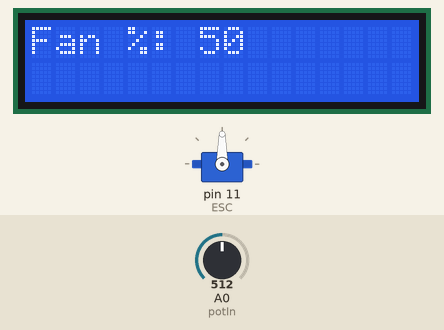
The sketch below on a simulated Arduino Uno, built with avr-gcc and run on an emulated ATmega328P. Shown: servo, 16×2 character LCD. The test bench sets the inputs (shaded band); at power-on: A0 (potIn) = 512. What the sketch prints to the serial monitor is not drawn.

Above: at 1.2 s.
1.3 s: A0 (potIn) set to 716
At 2.3 s:
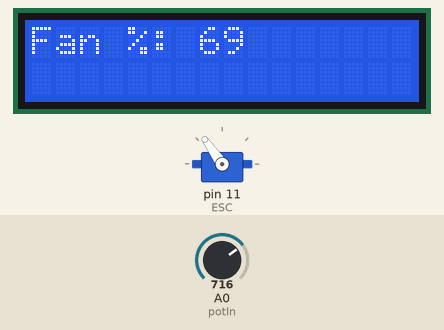
2.8 s: A0 (potIn) set to 900
At 3.3 s:
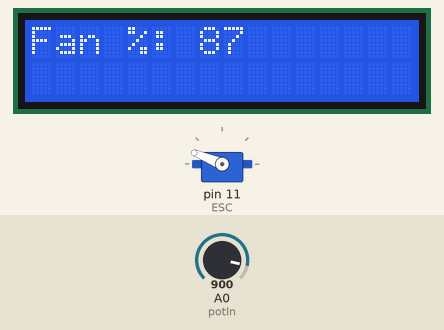
4.3 s: A0 (potIn) set to 1023
At 4.6 s:
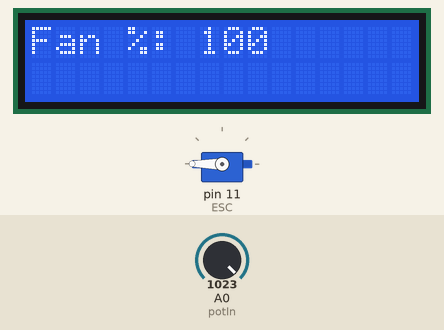
5.8 s: A0 (potIn) set to 306
At 6.8 s:
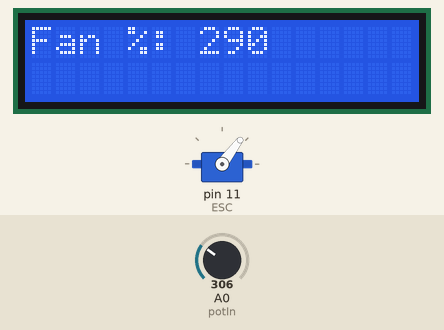
7.3 s: A0 (potIn) set to 122
At 8.0 s:
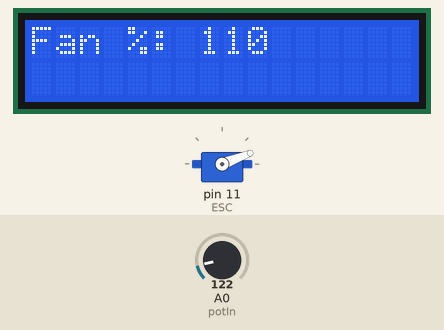
8.8 s: A0 (potIn) set to 0
At 9.2 s:
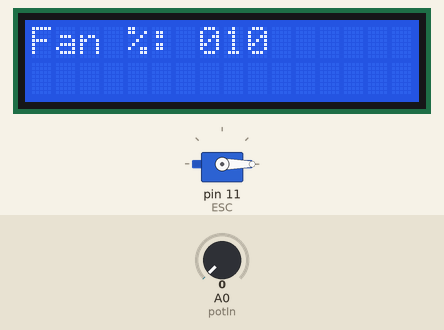
Timing chart, 0 to 11.3 s (numbered marks = the images above; inputs shaded):
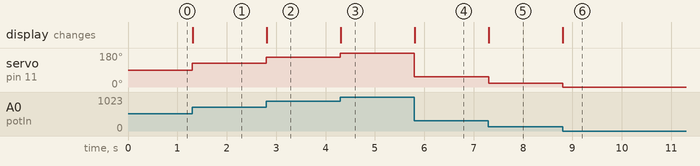

Measured:
- after the input at 1.3 s, servo on pin 11 (ESC): 90° → 125° at once; the display: changes at once (image 1)
- after the input at 2.8 s, servo on pin 11 (ESC): 125° → 158° at once; the display: changes at once (image 2)
- after the input at 4.3 s, servo on pin 11 (ESC): 158° → 180° at once; the display: changes at once (image 3)
- after the input at 5.8 s, servo on pin 11 (ESC): 180° → 53° at once; the display: changes at once (image 4)
- after the input at 7.3 s, servo on pin 11 (ESC): 53° → 21° at once; the display: changes at once (image 5)
- after the input at 8.8 s, servo on pin 11 (ESC): 21° → 0° at once; the display: changes at once (image 6)

The sketch:

MechatronicsESCController.ino
```cpp
/*
      Arduino Brushless Motor Control
   by Dejan, https://howtomechatronics.com
*/

#include <Servo.h>
#include <LiquidCrystal.h>

Servo ESC;     // create servo object to control the ESC
LiquidCrystal lcd(10, 9, 3, 5, 6, 9);

int potIn = A0;  // value from the analog pin

  float potValue;
  float potStat;

    void setup() {
    // Attach the ESC on pin 9
    ESC.attach(11,1000,2000); // (pin, min pulse width, max pulse width in microseconds)
    Serial.begin(9600);

    lcd.begin(16, 2);
    lcd.print("Fan %: ");
    }

    void loop() {
      potValue = analogRead(potIn);   // reads the value of the potentiometer (value between 0 and 1023)
      potStat = map(potValue, 0, 1023, 0, 180);   // scale it to use it with the servo library (value between 0 and 180)
      ESC.write(potStat);    // Send the signal to the ESC

      int fanPrcnt = map(potStat, 0, 180, 0, 100);
      char fanBuffer[10];
      String fanStat = dtostrf(fanPrcnt, 0, 0, fanBuffer);
      Serial.println(fanStat);
      lcd.setCursor(7, 0);
      lcd.print(fanStat);
    }
```
